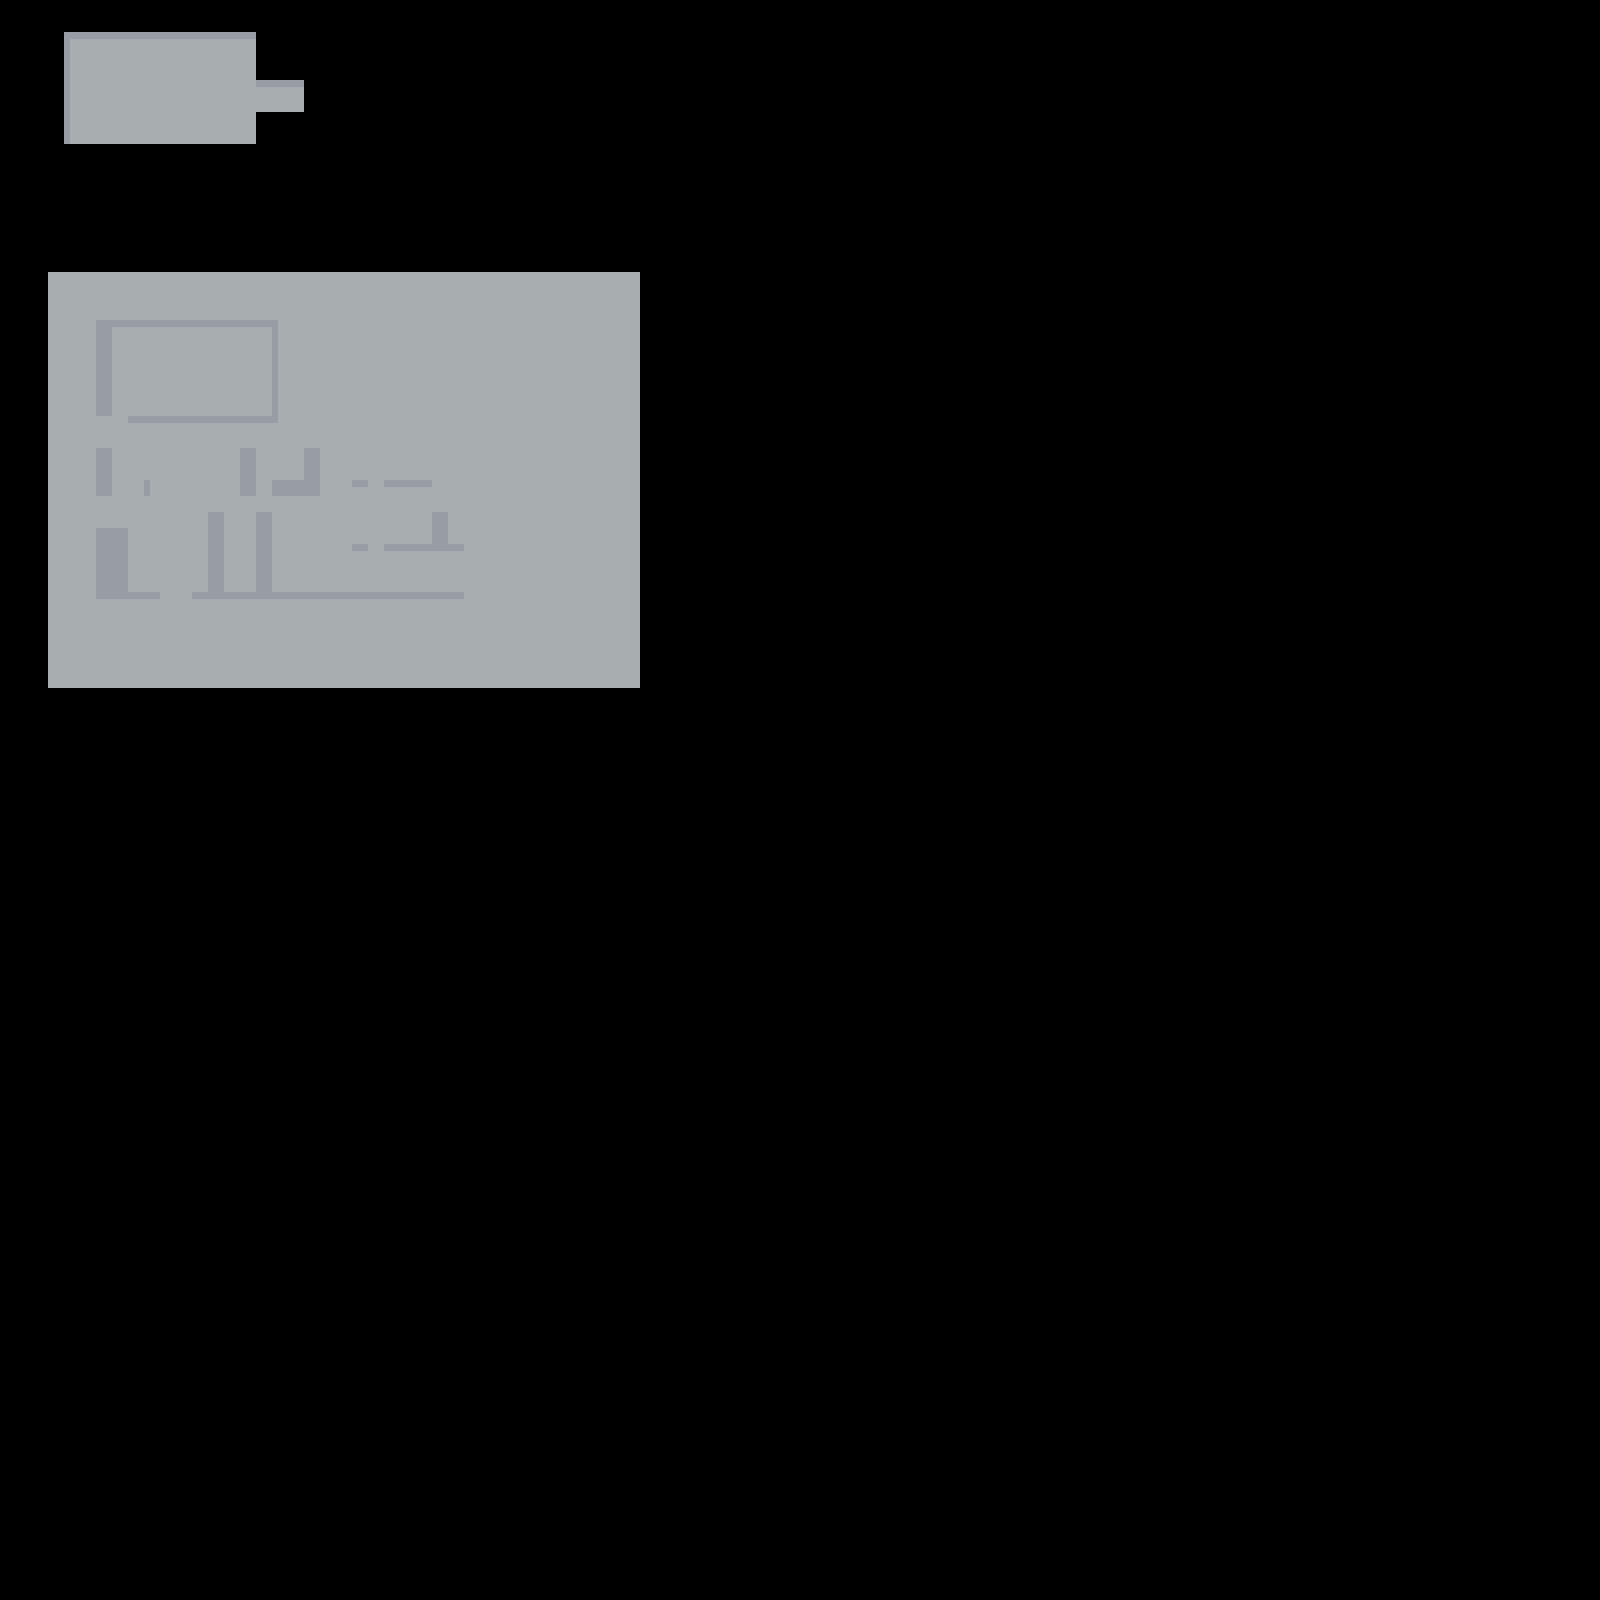

Below is a game level as drawn by its tile map, then a one-line description and the .tmx that defines it (tile-layer data replaced by summaries):
An orthogonal 100x100 tile map with 16x16 px tiles, 1 tile layer (Tile_Layer_1), 16 tilesets and 163 objects (82x Furniture, 78x Wall, Player, Key, NPC Emily).

<map version="1.10" tiledversion="1.10.2" orientation="orthogonal" renderorder="right-down" width="100" height="100" tilewidth="16" tileheight="16" infinite="0" nextlayerid="3" nextobjectid="485">
 <tileset firstgid="1" source="office_floor.tsx" />
 <tileset firstgid="7" source="border_wall.tsx" />
 <tileset firstgid="43" source="furniture_office.tsx" />
 <tileset firstgid="75" source="desk_1.tsx" />
 <tileset firstgid="76" source="icon.tsx" />
 <tileset firstgid="77" source="couch_2_Right.tsx" />
 <tileset firstgid="78" source="extended_desk.tsx" />
 <tileset firstgid="79" source="book_self_1.tsx" />
 <tileset firstgid="80" source="painting_2.tsx" />
 <tileset firstgid="81" source="wall_office.tsx" />
 <tileset firstgid="91" source="desk_2.tsx" />
 <tileset firstgid="92" source="extend_desk_2.tsx" />
 <tileset firstgid="93" source="desk_3.tsx" />
 <tileset firstgid="94" source="desk_4.tsx" />
 <tileset firstgid="95" source="desk_5.tsx" />
 <tileset firstgid="96" source="computer_1.tsx" />
 <layer id="1" name="Tile_Layer_1" width="100" height="100">
  <data>[10000 cells, 1052 non-empty, 6 distinct tile ids]</data>
 </layer>
 <objectgroup id="2" name="object_layer_1">
  <object id="20" name="border_wall_1" type="Wall" gid="7" x="48" y="16" width="16" height="16">
   <properties>
    <property name="hb" type="int" value="16" />
    <property name="offx" type="int" value="9" />
    <property name="offy" type="int" value="0" />
    <property name="wb" type="int" value="7" />
   </properties>
  </object>
  <object id="21" name="border_wall_10" type="Wall" gid="16" x="48" y="32" width="16" height="16">
   <properties>
    <property name="hb" type="int" value="16" />
    <property name="offx" type="int" value="9" />
    <property name="offy" type="int" value="0" />
    <property name="wb" type="int" value="7" />
   </properties>
  </object>
  <object id="22" name="border_wall_10" type="Wall" gid="16" x="48" y="48" width="16" height="16">
   <properties>
    <property name="hb" type="int" value="16" />
    <property name="offx" type="int" value="9" />
    <property name="offy" type="int" value="0" />
    <property name="wb" type="int" value="7" />
   </properties>
  </object>
  <object id="23" name="border_wall_10" type="Wall" gid="16" x="48" y="64" width="16" height="16">
   <properties>
    <property name="hb" type="int" value="16" />
    <property name="offx" type="int" value="9" />
    <property name="offy" type="int" value="0" />
    <property name="wb" type="int" value="7" />
   </properties>
  </object>
  <object id="24" name="border_wall_10" type="Wall" gid="16" x="48" y="80" width="16" height="16">
   <properties>
    <property name="hb" type="int" value="16" />
    <property name="offx" type="int" value="9" />
    <property name="offy" type="int" value="0" />
    <property name="wb" type="int" value="7" />
   </properties>
  </object>
  <object id="25" name="border_wall_10" type="Wall" gid="16" x="48" y="96" width="16" height="16">
   <properties>
    <property name="hb" type="int" value="16" />
    <property name="offx" type="int" value="9" />
    <property name="offy" type="int" value="0" />
    <property name="wb" type="int" value="7" />
   </properties>
  </object>
  <object id="26" name="border_wall_10" type="Wall" gid="16" x="48" y="112" width="16" height="16">
   <properties>
    <property name="hb" type="int" value="16" />
    <property name="offx" type="int" value="9" />
    <property name="offy" type="int" value="0" />
    <property name="wb" type="int" value="7" />
   </properties>
  </object>
  <object id="27" name="border_wall_10" type="Wall" gid="16" x="48" y="128" width="16" height="16">
   <properties>
    <property name="hb" type="int" value="16" />
    <property name="offx" type="int" value="9" />
    <property name="offy" type="int" value="0" />
    <property name="wb" type="int" value="7" />
   </properties>
  </object>
  <object id="28" name="border_wall_10" type="Wall" gid="16" x="48" y="144" width="16" height="16">
   <properties>
    <property name="hb" type="int" value="16" />
    <property name="offx" type="int" value="9" />
    <property name="offy" type="int" value="0" />
    <property name="wb" type="int" value="7" />
   </properties>
  </object>
  <object id="48" name="border_wall_19" type="Wall" gid="25" x="48" y="160" width="16" height="16">
   <properties>
    <property name="hb" type="int" value="6" />
    <property name="offx" type="int" value="9" />
    <property name="offy" type="int" value="0" />
    <property name="wb" type="int" value="7" />
   </properties>
  </object>
  <object id="50" name="border_wall_20" type="Wall" gid="26" x="191" y="193.125" width="16" height="16">
   <properties>
    <property name="hb" type="int" value="7" />
    <property name="offx" type="int" value="0" />
    <property name="offy" type="int" value="0" />
    <property name="wb" type="int" value="16" />
   </properties>
  </object>
  <object id="51" name="border_wall_20" type="Wall" gid="26" x="160" y="160" width="16" height="16">
   <properties>
    <property name="hb" type="int" value="7" />
    <property name="offx" type="int" value="0" />
    <property name="offy" type="int" value="0" />
    <property name="wb" type="int" value="16" />
   </properties>
  </object>
  <object id="52" name="border_wall_20" type="Wall" gid="26" x="176" y="160" width="16" height="16">
   <properties>
    <property name="hb" type="int" value="7" />
    <property name="offx" type="int" value="0" />
    <property name="offy" type="int" value="0" />
    <property name="wb" type="int" value="16" />
   </properties>
  </object>
  <object id="53" name="border_wall_20" type="Wall" gid="26" x="192" y="160" width="16" height="16">
   <properties>
    <property name="hb" type="int" value="7" />
    <property name="offx" type="int" value="0" />
    <property name="offy" type="int" value="0" />
    <property name="wb" type="int" value="16" />
   </properties>
  </object>
  <object id="54" name="border_wall_20" type="Wall" gid="26" x="208" y="160" width="16" height="16">
   <properties>
    <property name="hb" type="int" value="7" />
    <property name="offx" type="int" value="0" />
    <property name="offy" type="int" value="0" />
    <property name="wb" type="int" value="16" />
   </properties>
  </object>
  <object id="55" name="border_wall_20" type="Wall" gid="26" x="224" y="160" width="16" height="16">
   <properties>
    <property name="hb" type="int" value="7" />
    <property name="offx" type="int" value="0" />
    <property name="offy" type="int" value="0" />
    <property name="wb" type="int" value="16" />
   </properties>
  </object>
  <object id="56" name="border_wall_20" type="Wall" gid="26" x="240" y="160" width="16" height="16">
   <properties>
    <property name="hb" type="int" value="7" />
    <property name="offx" type="int" value="0" />
    <property name="offy" type="int" value="0" />
    <property name="wb" type="int" value="16" />
   </properties>
  </object>
  <object id="57" name="border_wall_20" type="Wall" gid="26" x="128" y="160" width="16" height="16">
   <properties>
    <property name="hb" type="int" value="7" />
    <property name="offx" type="int" value="0" />
    <property name="offy" type="int" value="0" />
    <property name="wb" type="int" value="16" />
   </properties>
  </object>
  <object id="58" name="border_wall_20" type="Wall" gid="26" x="112" y="160" width="16" height="16">
   <properties>
    <property name="hb" type="int" value="7" />
    <property name="offx" type="int" value="0" />
    <property name="offy" type="int" value="0" />
    <property name="wb" type="int" value="16" />
   </properties>
  </object>
  </objectgroup>
</map>
<!-- 144 of 163 objects omitted -->
